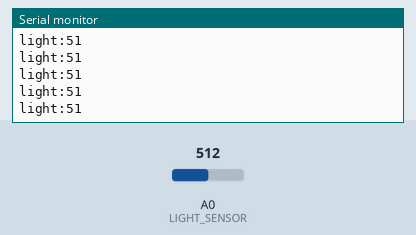
The sketch below on a simulated Arduino Uno, built with avr-gcc and run on an emulated ATmega328P. Shown: the last lines printed to the serial monitor. The test bench sets the inputs (shaded band); at power-on: A0 (LIGHT_SENSOR) = 512.

Above: at 1.2 s.
1.3 s: A0 (LIGHT_SENSOR) set to 716
At 1.32 s:
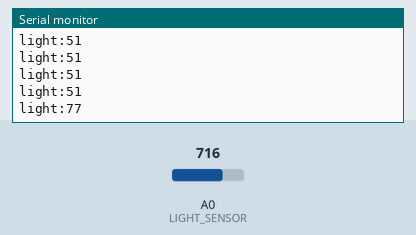
2.8 s: A0 (LIGHT_SENSOR) set to 900
At 2.84 s:
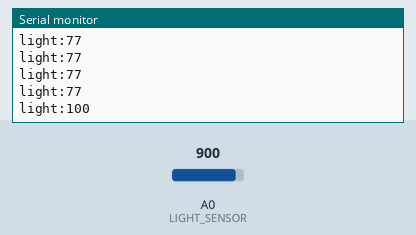
Timing chart, 0 to 5.8 s (numbered marks = the images above; inputs shaded):
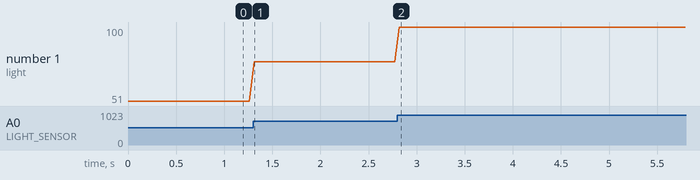

The sketch:

light_sensor.ino
```cpp
#define LIGHT_SENSOR A0      //조도 센서 PIN 설정

int light = 0;
void setup() {

    Serial.begin(9600);
}

void loop() {

        light= analogRead(LIGHT_SENSOR);  // 0~ 1023
        light = map(light, 100, 900, 0, 100);
        light = constrain(light,0,100);
        Serial.println("light:" +String(light));
        delay(50);


}
```

Measured:
- after the input at 1.3 s, the serial monitor: prints a new line at once (image 1)
- after the input at 2.8 s, the serial monitor: prints a new line at once (image 2)
- plotted number 1: 51 → 77 after the input at 1.3 s, 77 → 100 after the input at 2.8 s
